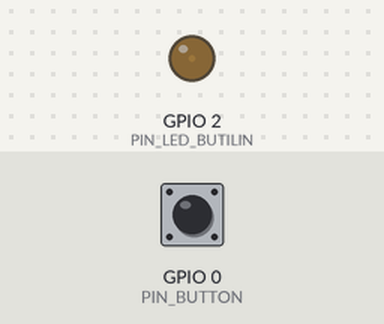
The program below on a simulated ESP32. On the bench: output pins drawn as LEDs (lit = HIGH). Inputs (shaded band) come from the test bench; at power-on: GPIO 0 (PIN_BUTTON) HIGH. No MQTT or app messages arrive unless stated; what the program prints to the serial monitor is not drawn.

Above: at 4.2 s.
4.3 s: GPIO 0 (PIN_BUTTON) pulled LOW for 1 s
At 4.5 s:
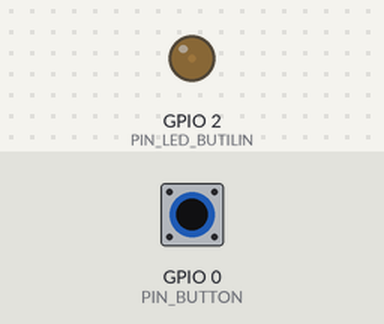
8.8 s: GPIO 0 (PIN_BUTTON) pulled LOW for 0.15 s
At 9.2 s:
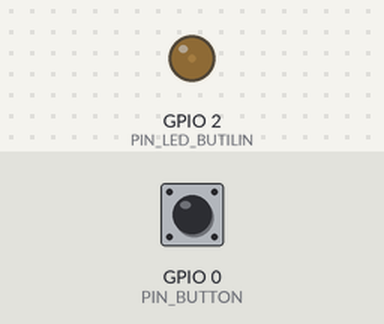
13.4 s: GPIO 0 (PIN_BUTTON) driven LOW
At 17.83 s:
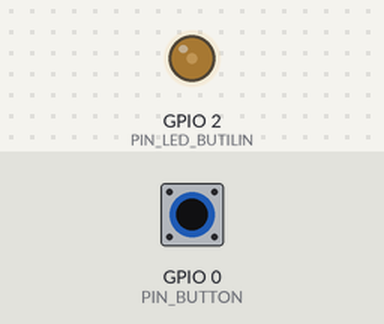
Timing chart, 0 to 19.3 s (numbered marks = the images above; inputs shaded):
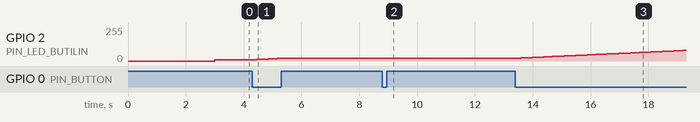

Measured:
- after the input at 4.3 s, GPIO 2 (PIN_LED_BUTILIN): moves from 10/255 to 20/255 over 0.90 s, starting after 0.06 s
- after the input at 8.8 s, GPIO 2 (PIN_LED_BUTILIN): 20/255 → 21/255 after 0.06 s
- after the input at 13.4 s, GPIO 2 (PIN_LED_BUTILIN): moves from 21/255 to 80/255 over 5.8 s, starting after 0.08 s

The program:

main.cpp
```cpp
#include <constants.h>
#include <utils.h>
#include <Arduino.h>
#include <WiFi.h>

uint64_t prev_time = 0;
uint64_t prev_sec = 0;
uint16_t led_frequency = 10;
WiFiClient wifiClient;
PubSubClient client(wifiClient);

void setup()
{
	Serial.begin(115200);

	ledcAttachPin(PIN_LED_BUTILIN, LED_CHANNEL);
	ledcSetup(LED_CHANNEL, 5000, 8);

	delay(500);
	wifi_setup();
	delay(500);
	mqtt_setup(client);
	delay(500);
	ledcWrite(LED_CHANNEL, led_frequency);
}

void loop()
{
	if (!client.connected())
	{
		mqtt_reconnect(client);
	}
	client.loop();

	uint64_t now = millis();
	uint64_t now_sec = now / 1000;
	if (now - prev_time < 100)
	{
		return;
	}
	prev_time = now;

	int button_state = digitalRead(PIN_BUTTON);
	if (button_state == LOW)
	{
		handle_button_pressed(&led_frequency);
		Serial.printf("LED freq: %d\r\n", led_frequency);
	}

	if (prev_sec != now_sec && now_sec % 5 == 0)
	{
		Serial.printf("%d    |    ", now);
		if (mqtt_publish(client, led_frequency))
		{
			Serial.println("Published data");
		}
		else
		{
			Serial.println("Can't publish data");
		}
	}

	prev_sec = now_sec;
}
```

constants.h
```cpp
//
// Created by josep on 21/02/23.
//

#ifndef CONSTANTS_H
#define CONSTANTS_H

#include <cstdint>

const uint8_t PIN_LED_BUTILIN = 2;
const uint8_t PIN_BUTTON = 0;
const uint8_t LED_CHANNEL = 0;

#define WIFI_SSID "tomat"
#define WIFI_PASSWORD "23101977"

#define MQTT_HOST "192.168.0.106"
#define MQTT_PORT 1883
#define MQTT_ID "esp32"
#define MQTT_IN_TOPIC "in-tugas"
#define MQTT_OUT_TOPIC "out-tugas"

#endif//CONSTANTS_H
```
